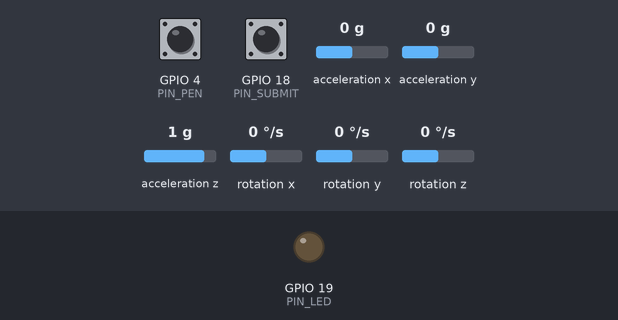
A program run on a simulated ESP32. Parts: output pins drawn as LEDs (lit = HIGH). Wiring (inferred from the names in the program): MPU-9250 motion sensor at I2C address 0x68. The inputs (shaded band) are chosen by the test bench; at power-on: GPIO 4 (PIN_PEN) HIGH, GPIO 18 (PIN_SUBMIT) HIGH, acceleration x 0 g, acceleration y 0 g, acceleration z 1 g, rotation x 0 °/s, rotation y 0 °/s, rotation z 0 °/s. What the program prints to the serial monitor is not drawn.

Above: at 1.5 s.
1.6 s: GPIO 4 (PIN_PEN) pulled LOW for 0.15 s
3.2 s: GPIO 18 (PIN_SUBMIT) pulled LOW for 0.15 s
At 3.6 s:
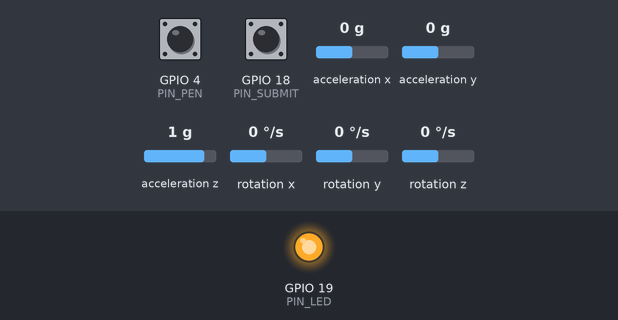
6.3 s: GPIO 18 (PIN_SUBMIT) pulled LOW for 1 s
8.8 s: GPIO 4 (PIN_PEN) driven LOW and GPIO 18 (PIN_SUBMIT) driven LOW
Timing chart, 0 to 11.3 s (numbered marks = the images above; inputs shaded):
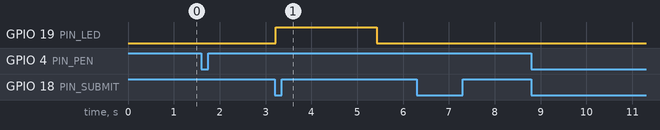

Measured:
- after the input at 1.6 s, every drawn part: stays the same
- after the input at 3.2 s, GPIO 19 (PIN_LED): LOW → HIGH at once, → LOW 2.2 s later
- after the input at 6.3 s, every drawn part: stays the same
- after the input at 8.8 s, every drawn part: stays the same

The program:

main.cpp
```cpp
#include <Arduino.h>
#include <esp_system.h>

#include <vector>

#include "config.h"
#include "imu_driver.h"

namespace {

// Active-low button on an INPUT_PULLUP pin with a simple time-based debounce.
struct Button {
    uint8_t pin;
    bool pressed = false;       // debounced state
    bool last_raw = false;
    uint32_t last_change_ms = 0;

    explicit Button(uint8_t p) : pin(p) {}

    // Updates and returns the debounced state.
    bool update() {
        bool raw = digitalRead(pin) == LOW;
        uint32_t now = millis();
        if (raw != last_raw) {
            last_raw = raw;
            last_change_ms = now;
        }
        if (now - last_change_ms >= DEBOUNCE_MS) pressed = raw;
        return pressed;
    }
};

struct LetterSample {
    ImuSample imu;
    bool pen;                   // true while the pen button was held
};

Button pen_button(PIN_PEN);
Button submit_button(PIN_SUBMIT);

// Lit for LED_FLASH_MS after a successful submit. Placeholder for future
// per-feat feedback (accuracy, streaks, ...) once there's game logic to
// drive it - for now it's just "a letter went out." Timed in loop(), not
// delay(), so it doesn't stall sampling.
uint32_t led_off_at_ms = 0;

void flash_led() {
    digitalWrite(PIN_LED, HIGH);
    led_off_at_ms = millis() + LED_FLASH_MS;
}

void update_led() {
    if (led_off_at_ms && (int32_t)(millis() - led_off_at_ms) >= 0) {
        digitalWrite(PIN_LED, LOW);
        led_off_at_ms = 0;
    }
}

// A letter runs from its first pen-down until submit. Samples are taken the
// whole time, pen-up gaps included, so the server can see how the wand moved
// between strokes.
std::vector<LetterSample> letter_buffer;
bool letter_active = false;
bool buffer_full_logged = false;
int stroke_count = 0;
uint32_t letter_start_ms = 0;
uint32_t next_sample_ms = 0;

void reset_letter() {
    letter_buffer.clear();
    letter_active = false;
    buffer_full_logged = false;
    stroke_count = 0;
}

void start_letter() {
    reset_letter();
    letter_active = true;
    letter_start_ms = millis();
    next_sample_ms = letter_start_ms;
    Serial.println("[MAIN] Letter started");
}

// One compact line per sample, over the same USB serial link used for
// debug logging - scripts/serial_bridge.py picks out lines starting with
// "L:" and relays them to the server's live-cursor endpoint. Printed for
// every sample, idle included, so the on-screen cursor always follows the
// wand. `t` is millis() (not letter-relative) so the server's orientation
// tracker sees one continuous clock across letters. Hand-built (no JSON
// library) to stay well under the 20 ms sample budget - at 921600 baud
// this line takes under 2 ms.
void print_live_sample(const ImuSample &imu, uint32_t now, bool pen, bool letter_start) {
    char buf[256];
    snprintf(buf, sizeof(buf),
             "L:{\"player_id\":\"%s\",\"t\":%lu,\"ax\":%.4f,\"ay\":%.4f,\"az\":%.4f,"
             "\"gx\":%.4f,\"gy\":%.4f,\"gz\":%.4f,\"pen\":%d,\"letter_start\":%s}",
             PLAYER_ID, (unsigned long)now, imu.ax, imu.ay, imu.az, imu.gx, imu.gy, imu.gz,
             pen ? 1 : 0, letter_start ? "true" : "false");
    Serial.println(buf);
}

void sample_if_due(bool pen) {
    uint32_t now = millis();
    if ((int32_t)(now - next_sample_ms) < 0) return;

    // Advance on a fixed grid to avoid drift; resync if we fell far behind.
    next_sample_ms += SAMPLE_INTERVAL_MS;
    if ((int32_t)(now - next_sample_ms) >= 0) next_sample_ms = now + SAMPLE_INTERVAL_MS;

    LetterSample s;
    if (!imu_read(s.imu)) {
        Serial.println("[MAIN] IMU read failed, sample skipped");
        return;
    }
    s.pen = letter_active && pen;
    print_live_sample(s.imu, now, s.pen, letter_active && letter_buffer.empty());

    if (!letter_active) return;
    if (letter_buffer.size() >= MAX_LETTER_SAMPLES) {
        if (!buffer_full_logged) {
            Serial.println("[MAIN] Letter buffer full - press submit (GPIO 18)");
            buffer_full_logged = true;
        }
        return;
    }
    s.imu.t = now - letter_start_ms;
    letter_buffer.push_back(s);
}

void submit_letter() {
    if (!letter_active) {
        Serial.println("[MAIN] Nothing to submit - hold GPIO 4 to draw first");
        return;
    }

    // Drop the pen-up tail (moving the hand to press submit isn't part of the letter).
    while (!letter_buffer.empty() && !letter_buffer.back().pen) letter_buffer.pop_back();

    size_t pen_samples = 0;
    for (const LetterSample &s : letter_buffer) pen_samples += s.pen;

    if (pen_samples < MIN_PEN_SAMPLES) {
        Serial.println("[MAIN] Letter too short, discarded");
        reset_letter();
        return;
    }

    Serial.printf("[MAIN] Submitting: %d strokes, %u samples (%u pen-down) over %lu ms\n",
                  stroke_count, letter_buffer.size(), pen_samples, letter_buffer.back().imu.t);

    // One "S:" line (same prefix scheme as the live "L:" samples), printed
    // sample by sample. Building the whole letter in memory first (it can
    // be ~100 KB) ran the ESP32 out of heap and crashed it on submit.
    // `letter` is empty: the server already knows its own active round and
    // grades against that.
    Serial.printf("S:{\"player_id\":\"%s\",\"letter\":\"\",\"sample_rate_hz\":%d,\"samples\":[",
                  PLAYER_ID, 1000 / SAMPLE_INTERVAL_MS);
    char buf[160];
    for (size_t i = 0; i < letter_buffer.size(); i++) {
        const LetterSample &s = letter_buffer[i];
        snprintf(buf, sizeof(buf),
                 "%s{\"t\":%lu,\"ax\":%.4f,\"ay\":%.4f,\"az\":%.4f,"
                 "\"gx\":%.4f,\"gy\":%.4f,\"gz\":%.4f,\"pen\":%d}",
                 i ? "," : "", (unsigned long)s.imu.t, s.imu.ax, s.imu.ay, s.imu.az,
                 s.imu.gx, s.imu.gy, s.imu.gz, s.pen ? 1 : 0);
        Serial.print(buf);
    }
    Serial.println("]}");
    flash_led();
    reset_letter();
}

const char *reset_reason() {
    switch (esp_reset_reason()) {
        case ESP_RST_POWERON: return "power-on";
        case ESP_RST_EXT: return "reset pin";
        case ESP_RST_SW: return "software restart";
        case ESP_RST_PANIC: return "CRASHED";
        case ESP_RST_INT_WDT:
        case ESP_RST_TASK_WDT:
        case ESP_RST_WDT: return "FROZE (watchdog)";
        case ESP_RST_BROWNOUT: return "POWER DIPPED (brownout) - check for a short or loose power wire";
        default: return "other";
    }
}

}  // namespace

void setup() {
    Serial.begin(921600);
    delay(200);
    Serial.println();
    Serial.printf("[MAIN] Handwriting wand booting (last reset: %s)\n", reset_reason());

    pinMode(PIN_PEN, INPUT_PULLUP);
    pinMode(PIN_SUBMIT, INPUT_PULLUP);
    pinMode(PIN_LED, OUTPUT);
    digitalWrite(PIN_LED, LOW);
    letter_buffer.reserve(MAX_LETTER_SAMPLES);

    while (!imu_init()) {
        Serial.println("[MAIN] Retrying IMU init in 1 s");
        delay(1000);
    }

    Serial.println("[MAIN] Ready - hold GPIO 4 LOW to draw, press GPIO 18 LOW to submit");
}

void loop() {
    bool pen_was = pen_button.pressed;
    bool pen_now = pen_button.update();
    bool submit_was = submit_button.pressed;
    bool submit_now = submit_button.update();

    if (pen_now && !pen_was) {
        if (!letter_active) start_letter();
        stroke_count++;
        Serial.printf("[MAIN] Stroke %d started\n", stroke_count);
    } else if (!pen_now && pen_was && letter_active) {
        Serial.printf("[MAIN] Stroke %d ended\n", stroke_count);
    }

    sample_if_due(pen_now);

    if (submit_now && !submit_was) submit_letter();

    update_led();
}
```

config.example.h
```cpp
#pragma once

// Copy this file to config.h and fill in real values. config.h is
// gitignored so per-wand settings never get committed.

// Everything - live cursor samples and the final letter submission - goes
// over USB serial to scripts/serial_bridge.py, not Wi-Fi. See that script's
// docstring. Give each wand its own PLAYER_ID.
#define PLAYER_ID      "player_1"

// ---------------------------------------------------------------------------
// Hardware pins
// ---------------------------------------------------------------------------
#define PIN_PEN             4    // hold LOW to draw a stroke (INPUT_PULLUP)
#define PIN_SUBMIT          18   // press LOW to submit the letter (INPUT_PULLUP)
#define PIN_I2C_SDA         21
#define PIN_I2C_SCL         22
#define PIN_LED             19   // lit briefly on a successful submit
#define LED_FLASH_MS        2200 // matches RESULT_DISPLAY_MS in web/frontend/app.js - keep in sync

#define MPU9250_I2C_ADDR    0x68

// Optional per-chip axis correction (see imu_driver.cpp). The firmware picks
// one by WHO_AM_I. Uncomment to override if a drawing comes out upside down
// or mirrored on one wand. Always flip exactly two axes.
// #define IMU_6050_AXIS_SIGNS {-1, -1, 1}
// #define IMU_6500_AXIS_SIGNS {1, 1, 1}
#define I2C_CLOCK_HZ        400000

// ---------------------------------------------------------------------------
// Sampling
// ---------------------------------------------------------------------------
#define SAMPLE_INTERVAL_MS  20    // 50 Hz
#define DEBOUNCE_MS         15
// Hard cap on samples per letter, pen-up gaps included (30 s at 50 Hz), to
// bound RAM usage. Sampling stops when full; submit to send what was captured.
#define MAX_LETTER_SAMPLES  1500
// Letters with fewer pen-down samples than this are treated as accidental
// taps and not sent.
#define MIN_PEN_SAMPLES     3
```

imu_driver.h
```cpp
#pragma once

#include <Arduino.h>

struct ImuSample {
    uint32_t t;             // ms since stroke start
    float ax, ay, az;       // m/s^2
    float gx, gy, gz;       // deg/s
};

// Wakes the IMU (MPU-6050, MPU-6500, MPU-9250/9255 - detected via WHO_AM_I)
// and configures ±4 g / ±1000 dps. Returns false if the
// device does not respond on the I2C bus.
bool imu_init();

// Burst-reads accel + temp + gyro (14 bytes from 0x3B) and converts to
// engineering units. Leaves `t` untouched. Returns false on I2C error.
bool imu_read(ImuSample &out);
```

imu_driver.cpp
```cpp
#include "imu_driver.h"

#include <Wire.h>

#include "config.h"

namespace {

constexpr uint8_t REG_CONFIG        = 0x1A;
constexpr uint8_t REG_GYRO_CONFIG   = 0x1B;
constexpr uint8_t REG_ACCEL_CONFIG  = 0x1C;
constexpr uint8_t REG_ACCEL_CONFIG2 = 0x1D;
constexpr uint8_t REG_ACCEL_XOUT_H  = 0x3B;
constexpr uint8_t REG_PWR_MGMT_1    = 0x6B;
constexpr uint8_t REG_WHO_AM_I      = 0x75;

// Per-chip axis signs, applied to accel and gyro alike, so that on every
// wand the chip's +Y points out the tip (what the server's pointer model
// assumes). The breakout boards mount their chips differently. Flip exactly
// two axes at a time: flipping one or three mirrors the data rather than
// rotating it. Override in config.h if a wand is built differently.
#ifndef IMU_6050_AXIS_SIGNS
#define IMU_6050_AXIS_SIGNS {-1, -1, 1}
#endif
#ifndef IMU_6500_AXIS_SIGNS
#define IMU_6500_AXIS_SIGNS {1, 1, 1}
#endif

float axis_sign[3] = {1, 1, 1};

constexpr float GRAVITY       = 9.80665f;
constexpr float ACCEL_LSB_PER_G   = 8192.0f;  // ±4 g
constexpr float GYRO_LSB_PER_DPS  = 32.8f;    // ±1000 dps

bool write_reg(uint8_t reg, uint8_t value) {
    Wire.beginTransmission(MPU9250_I2C_ADDR);
    Wire.write(reg);
    Wire.write(value);
    return Wire.endTransmission() == 0;
}

bool read_regs(uint8_t reg, uint8_t *buf, size_t len) {
    Wire.beginTransmission(MPU9250_I2C_ADDR);
    Wire.write(reg);
    if (Wire.endTransmission(false) != 0) return false;
    if (Wire.requestFrom((uint8_t)MPU9250_I2C_ADDR, (uint8_t)len) != len) return false;
    for (size_t i = 0; i < len; i++) buf[i] = Wire.read();
    return true;
}

// Lists every address that ACKs, to tell wiring faults from address mismatches.
void scan_i2c_bus() {
    Serial.print("[IMU] I2C scan:");
    int found = 0;
    for (uint8_t addr = 1; addr < 127; addr++) {
        Wire.beginTransmission(addr);
        if (Wire.endTransmission() == 0) {
            Serial.printf(" 0x%02X", addr);
            found++;
        }
    }
    Serial.println(found ? "" : " no devices found");
}

inline int16_t be16(const uint8_t *p) {
    return (int16_t)((p[0] << 8) | p[1]);
}

}  // namespace

bool imu_init() {
    Wire.begin(PIN_I2C_SDA, PIN_I2C_SCL);
    Wire.setClock(I2C_CLOCK_HZ);

    // Wake from sleep and select the PLL gyro clock (more stable than internal RC).
    if (!write_reg(REG_PWR_MGMT_1, 0x01)) {
        Serial.println("[IMU] No ACK from IMU - check wiring/address");
        scan_i2c_bus();
        return false;
    }
    delay(100);

    // The accel/gyro registers used here are identical across these chips.
    // Many boards sold as "MPU-9250" actually carry an MPU-6500 (0x70).
    uint8_t who = 0;
    read_regs(REG_WHO_AM_I, &who, 1);
    const char *chip = who == 0x68   ? "MPU-6050"
                       : who == 0x70 ? "MPU-6500"
                       : who == 0x71 ? "MPU-9250"
                       : who == 0x73 ? "MPU-9255"
                                     : "unknown, continuing";
    Serial.printf("[IMU] WHO_AM_I = 0x%02X (%s)\n", who, chip);

    const float signs_6050[3] = IMU_6050_AXIS_SIGNS;
    const float signs_6500[3] = IMU_6500_AXIS_SIGNS;
    const float *signs = who == 0x68 ? signs_6050 : signs_6500;
    for (int i = 0; i < 3; i++) axis_sign[i] = signs[i];
    Serial.printf("[IMU] Axis signs: x%+.0f y%+.0f z%+.0f\n",
                  axis_sign[0], axis_sign[1], axis_sign[2]);

    bool ok = true;
    ok &= write_reg(REG_CONFIG, 0x03);         // DLPF ~41 Hz (gyro; accel too on MPU-6050)
    ok &= write_reg(REG_GYRO_CONFIG, 0x10);    // FS_SEL=2  -> ±1000 dps
    ok &= write_reg(REG_ACCEL_CONFIG, 0x08);   // AFS_SEL=1 -> ±4 g
    // MPU-6500 family only; the MPU-6050 has no separate accel filter register.
    if (who != 0x68) ok &= write_reg(REG_ACCEL_CONFIG2, 0x03);  // accel DLPF ~41 Hz
    if (!ok) {
        Serial.println("[IMU] Failed to write configuration registers");
        return false;
    }

    Serial.println("[IMU] Initialized (±4 g, ±1000 dps)");
    return true;
}

bool imu_read(ImuSample &out) {
    uint8_t buf[14];
    if (!read_regs(REG_ACCEL_XOUT_H, buf, sizeof(buf))) return false;

    // Layout: AX AY AZ TEMP GX GY GZ, each big-endian int16.
    out.ax = axis_sign[0] * be16(&buf[0])  / ACCEL_LSB_PER_G * GRAVITY;
    out.ay = axis_sign[1] * be16(&buf[2])  / ACCEL_LSB_PER_G * GRAVITY;
    out.az = axis_sign[2] * be16(&buf[4])  / ACCEL_LSB_PER_G * GRAVITY;
    out.gx = axis_sign[0] * be16(&buf[8])  / GYRO_LSB_PER_DPS;
    out.gy = axis_sign[1] * be16(&buf[10]) / GYRO_LSB_PER_DPS;
    out.gz = axis_sign[2] * be16(&buf[12]) / GYRO_LSB_PER_DPS;
    return true;
}
```
